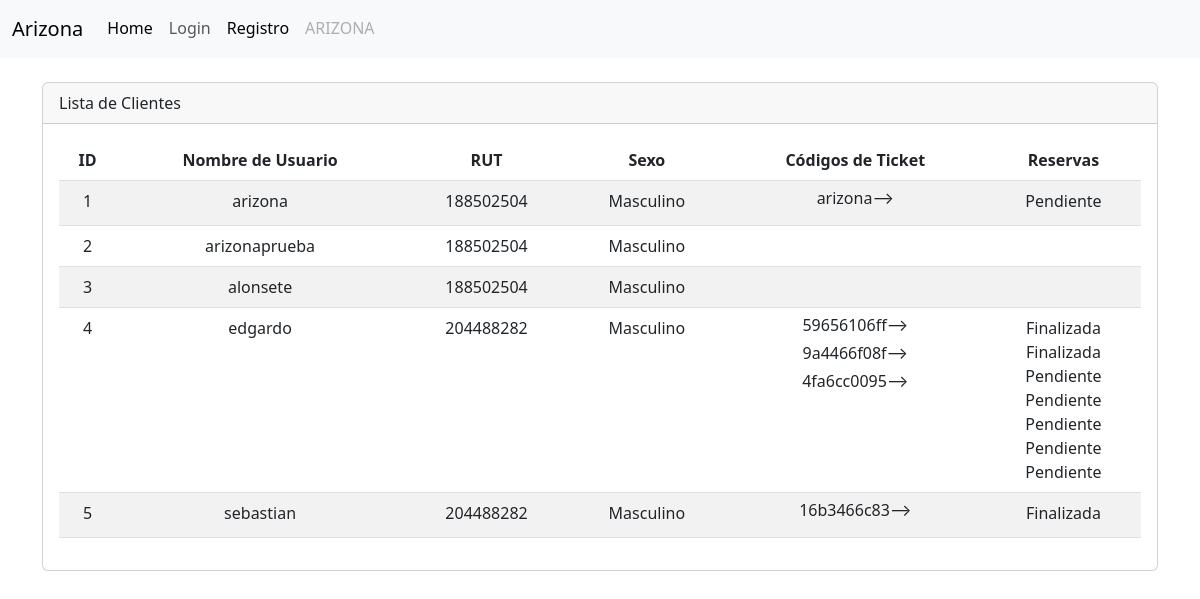
/cliente/list/, run on an earlier commit of the app's database.
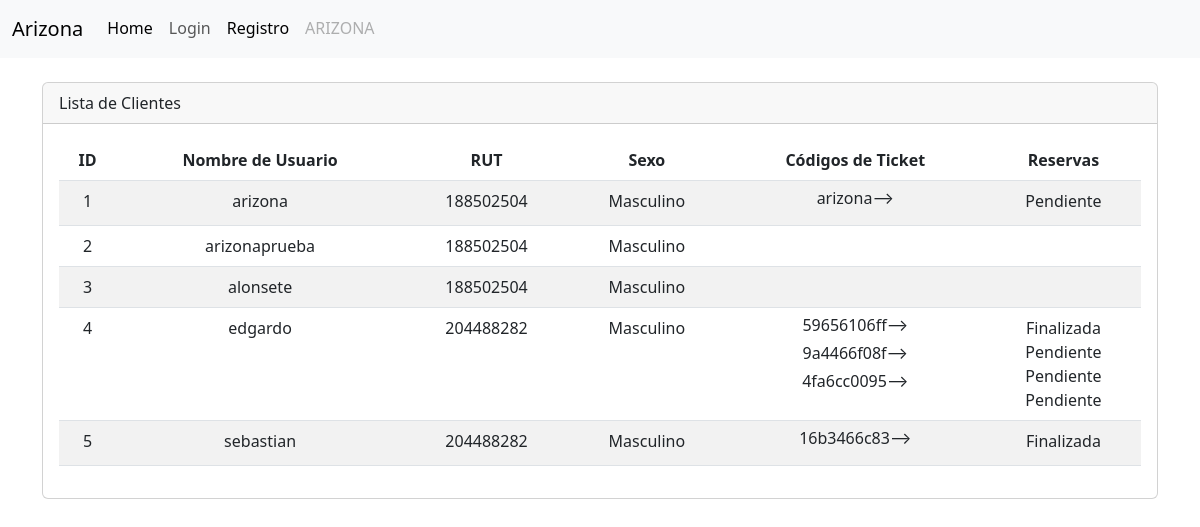
And on a later commit of the database.
### cliente/models.py (models this page shows, shortened)
class Cliente(models.Model):
    SEXO = [
        ('F', 'Femenino'),
        ('M', 'Masculino'),
    ]
    user = models.OneToOneField(
        'accounts.User',
        verbose_name='Usuario',
        on_delete=models.CASCADE
    )
    rut = models.CharField(max_length=10)
    sexo = models.CharField(max_length=10, choices=SEXO)

class Ticket(models.Model):
    cliente = models.ForeignKey(Cliente, on_delete=models.CASCADE)
    codigo = models.CharField(max_length=10)
    fecha_envio = models.DateTimeField(auto_now_add=True)
    reserva = models.ForeignKey(Reserva, on_delete=models.CASCADE)

class Reserva(models.Model):
    cliente = models.ForeignKey(Cliente, on_delete=models.CASCADE)
    agenda = models.ForeignKey(Agenda, on_delete=models.CASCADE)
    dia = models.DateField()
    ESTADO_CHOICES = [
        ('disponible', 'Disponible'),
        ('pendiente', 'Pendiente'),
        ('finalizada', 'Finalizada'),
    ]
    estado = models.CharField(max_length=20, choices=ESTADO_CHOICES, default='disponible')
    class Meta:
        unique_together = ('agenda', 'cliente', 'dia')

### accounts/models.py (models this page shows, shortened)
class User(AbstractBaseUser, PermissionsMixin):
    id = models.AutoField(primary_key=True, unique=True)
    username = models.CharField(
        'Usuario', max_length=30, unique=True, validators=[
            validators.RegexValidator(
                re.compile('^[\w.@+-]+$'),
                'ingrese un nombre de usuario valido '
                'Este valor debe contener solo letras, números '
                'excepto: @/./+/-/_.',
                'invalid'
            )
        ],
        help_text='Un nombre corto que sera usado'+
                  ' para identificarlo de forma unica en la plataforma.'
    )
    name = models.CharField('Nombre', max_length=20)
    apellidos = models.CharField('Apellidos', max_length=30)
    email = models.EmailField('Email', unique=True)
    is_staff = models.BooleanField('Admin', default=False)
    is_active = models.BooleanField('Ativo', default=True)
    date_joined = models.DateTimeField('Data de Entrada', auto_now_add=True)
    roles = models.ForeignKey(Rol, on_delete=models.CASCADE, blank=True, null=True)
    USERNAME_FIELD = 'username'
    REQUIRED_FIELDS = ['email']
    objects = CustomUserManager()
    class Meta:
        verbose_name = 'Usuario'
        verbose_name_plural = 'Usuarios'

### cliente/views.py (the view)
# urls.py: path('list/', views.cliente_list, name='cliente_list'),
def cliente_list(request):
    clientes = Cliente.objects.all()
    context = {'clientes': clientes}
    return render(request, 'cliente/listar.html', context)

### servicio/models.py (called while the page is built)
    def __str__(self):
        return self.nombre

    def __str__(self):
        return f'Cancha {self.numeracion}'

    def __str__(self):
        return f'{self.hora_inicio.strftime("%I:%M %p")} - {self.hora_fin.strftime("%I:%M %p")}'

### cliente/templates/cliente/listar.html (shortened to what this page needs)
{% extends "layout.html" %}
{% load static %}
{% load humanize %}
{% block container %}
<div class="container">
  <br>
  <div class="card">
    <div class="card-header">
      Lista de Clientes
    </div>
    <div class="card-body">
      <div class="table-responsive text-center">
        <table class="table table-striped table-hover">
          <thead>
            <tr>
              <th>ID</th>
              <th>Nombre de Usuario </th>
              <th>RUT</th>
              <th>Sexo</th>
              <th>Códigos de Ticket</th>
              <th>Reservas</th>
            </tr>
          </thead>
          <tbody>
            {% for cliente in clientes %}
            <tr>
              <td>{{ cliente.id }}</td>
              <td>{{ cliente.user.username }}</td>
              <td>{{ cliente.rut }}</td>
              <td>{{ cliente.get_sexo_display }}</td>
              <td>
                {% for ticket in cliente.ticket_set.all %}
                <a class="btn ticket-modal-button" data-target="#ticketModal{{ ticket.codigo }}" data-toggle="modal"
                  style="margin-top: -10px;">{{ ticket.codigo }}&#10230;</a><br>
                {% endfor %}
              </td>
              <td>
                {% for reserva in cliente.reserva_set.all %}
                {{ reserva.get_estado_display }}<br>
                {% endfor %}
              </td>
            </tr>
            {% endfor %}
          </tbody>
        </table>
      </div>
    </div>
  </div>
</div>
{% endblock %}

What changed in the data, as far as the page shows it:
removed Reserva: estado "Finalizada", shown under Cliente "edgardo"
removed Reserva: estado "Pendiente", shown under Cliente "edgardo"
removed Reserva: estado "Pendiente", shown under Cliente "edgardo"
